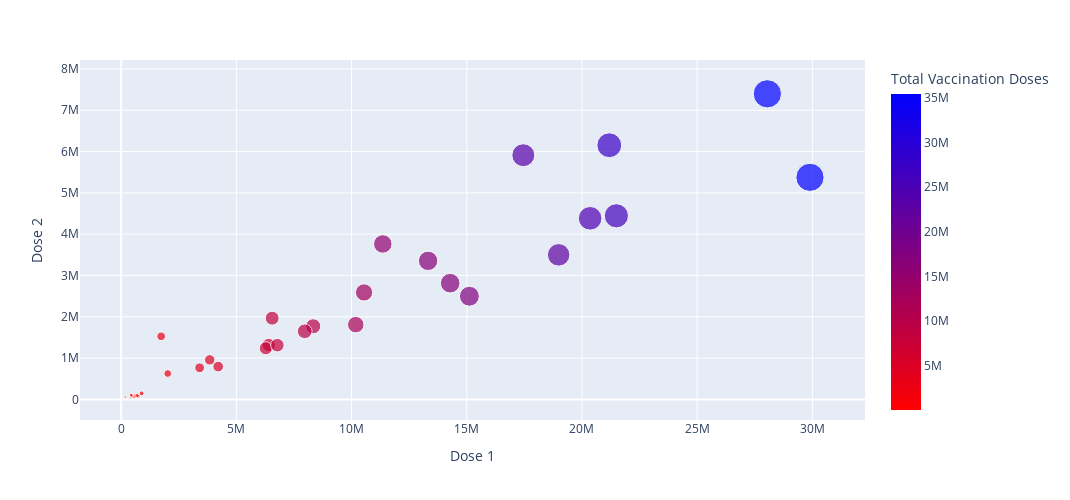

This figure's notebook cell:
### Code cell
fig = px.scatter(df,
                 x="Dose 1",
                 y="Dose 2",
                 size='Total Vaccination Doses',
                 color="Total Vaccination Doses",
                 color_continuous_scale='Bluered_r',
                 height = 500,
                 width = 1070)
fig.show()
